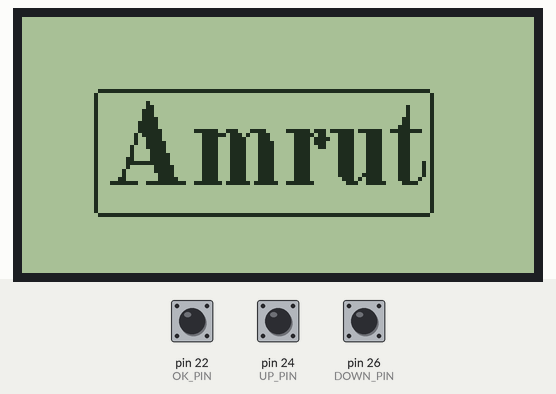
Bench run of a sketch on a simulated Arduino Mega 2560, built with avr-gcc and run on an emulated ATmega2560. Parts: 128×64 one-colour display. Inputs (shaded band) come from the test bench; at power-on: pin 22 (OK_PIN) LOW, pin 26 (DOWN_PIN) LOW, pin 24 (UP_PIN) LOW. What the sketch prints to the serial monitor is not drawn.

Above: at 1.2 s.
1.3 s: pin 22 (OK_PIN) pulled HIGH for 0.15 s
At 3.6 s:
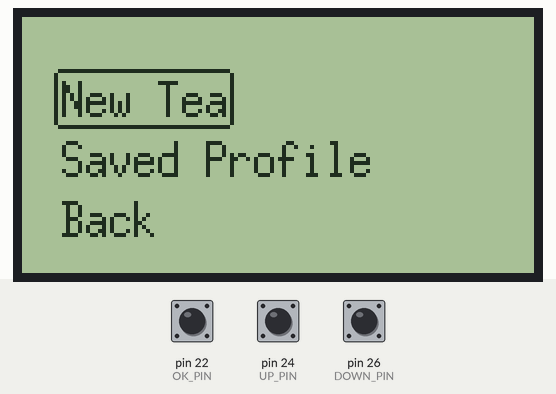
3.9 s: pin 22 (OK_PIN) pulled HIGH for 1 s
At 4.4 s:
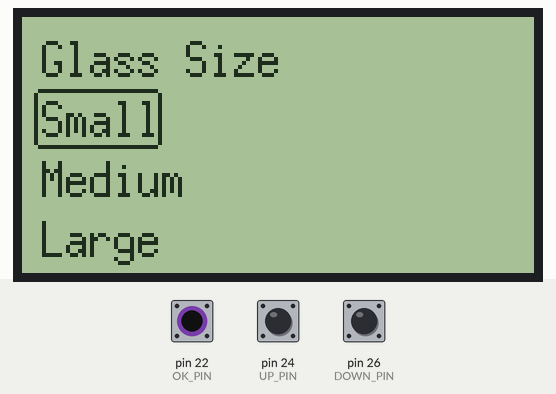
6.4 s: pin 22 (OK_PIN) pulled HIGH for 0.15 s
At 7.4 s:
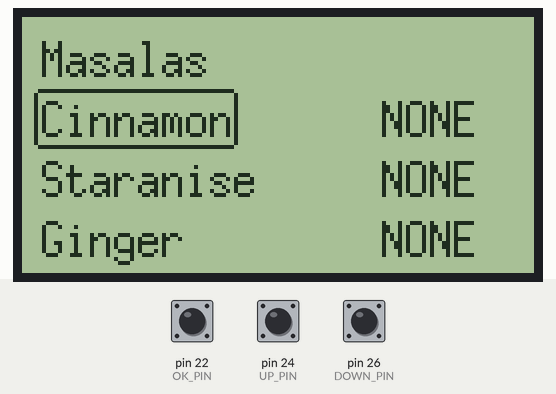
8.2 s: pin 22 (OK_PIN) pulled HIGH for 3.2 s
At 9.2 s:
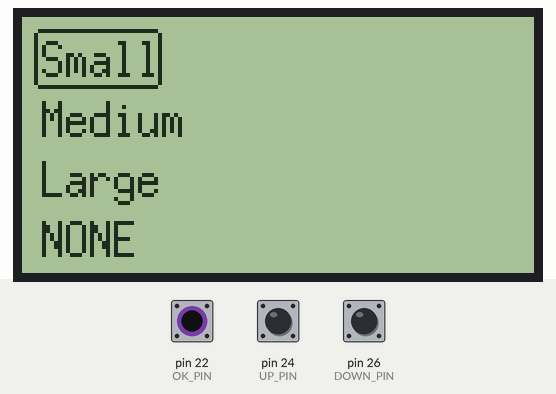
12.9 s: pin 22 (OK_PIN) pulled HIGH for 0.15 s
At 14.1 s:
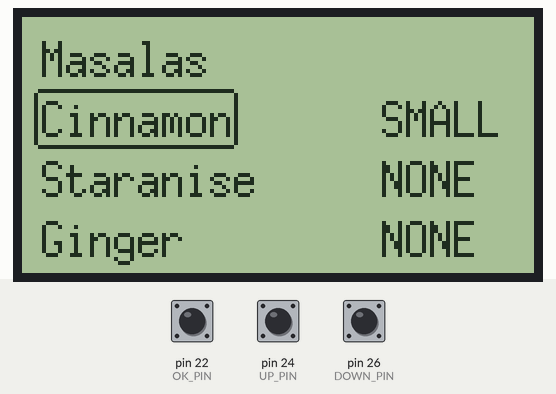
14.6 s: pin 26 (DOWN_PIN) pulled HIGH for 1 s
At 16.0 s:
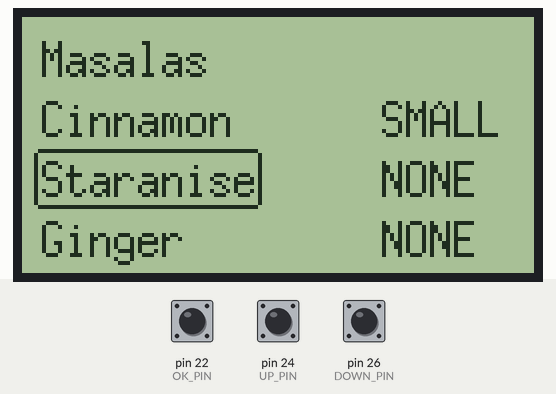
Timing chart, 0 to 17.6 s (numbered marks = the images above; inputs shaded):
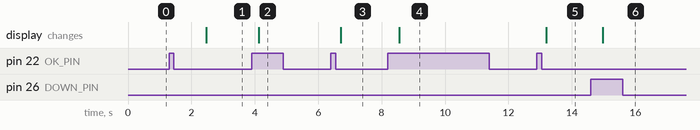

The sketch:

sketch_feb05a.ino
```cpp
#include "U8glib.h"
#define OK_PIN  22    //D35
#define UP_PIN 24   //D33
#define DOWN_PIN 26   //
#define LCD_EN 3          //  23
#define LCD_MOSI 4        //  17
#define LCD_CS 5          //  16

int State = 0;
String enr = "100";  // SW DATA CLOCK for incoder appending
char first_menu[3][15] = {"New Tea","Saved Profile","Back"};
char third_menu[3][8] = {"Small","Medium","Large"};
char masalas[10][25] = {"Cinnamon","Staranise","Ginger","Cloves","Cardmom","Fennel Seeds","Lemon Grass","Tea Leaves","BACK","NEXT"};
char masala_selected[9][25] = {"NONE","NONE","NONE","NONE","NONE","NONE","NONE","NONE"};
char third_2_menu[4][15] = {"Small","Medium","Large","NONE"};
char milk[2][10] = {"YES","NO"};
int ar_masala[9] = {0,0,0,0,0,0,0,0,0};

unsigned long last_OK_DebounceTime = 0;

int ok_buttonState = LOW;
int up_buttonState = LOW;
int down_buttonState = LOW;

int last_OK_ButtonState = LOW;
int last_UP_ButtonState = LOW;
int last_DOWN_ButtonState = LOW;


unsigned long debounceDelay = 50;

unsigned long last_UP_DebounceTime = 0;
unsigned long last_DOWN_DebounceTime = 0;


int h = 0;
int w = 0;
int first_menu_pos = 0;
int third_menu_pos = 0;
int masala_pos = 0;
int third_sec_pos = 0;
int third_three_pos = 0;

int chng = 0 ;

bool chup = false;
bool chdw = false;
bool chok = false;


int glass_size = 0;
int milks = 0;

U8GLIB_ST7920_128X64_4X u8g(LCD_EN, LCD_MOSI, LCD_CS); // SPI Com: SCK = en = 18, MOSI = rw = 16, CS = di = 17
void draw_initial(void)
{


  u8g.setFont(u8g_font_osb21);
  w = u8g.getStrWidth("Amrut");
  h = u8g.getFontAscent()-u8g.getFontDescent();
  u8g.drawRFrame(18,18,w+4,h+4,2);
  u8g.setFontPosTop();
  u8g.drawStr(20,20, "Amrut");
}


void btn_pressed ()
{
  //Serial.print("OK button funcrion ");
  int reading = digitalRead(OK_PIN);
  //Serial.println(reading);


  if (reading != last_OK_ButtonState)
  {
    //Serial.println("inside first if ");
    last_OK_DebounceTime = millis();
  }

  if (( millis() - last_OK_DebounceTime) > debounceDelay)
  {
    //Serial.println("inside if if");
    if (reading != ok_buttonState)
    {
      ok_buttonState = reading;

      if (ok_buttonState == HIGH) {
        chok = true;
      }
    }
  }
  last_OK_ButtonState = reading;
}

void up_pressed ()
{
  int reading = digitalRead(UP_PIN);
//  Serial.print("UP READING :");
//  Serial.println(reading);


  if (reading != last_UP_ButtonState) {

    last_UP_DebounceTime = millis();
  }

  if ((millis() - last_UP_DebounceTime) > debounceDelay)
  {
    if (reading != up_buttonState)
    {
      up_buttonState = reading;

      if (up_buttonState == HIGH) {
        chup = true;
      }
    }
  }
  last_UP_ButtonState = reading;
}

void down_pressed ()
{
  int reading = digitalRead(DOWN_PIN);
//  Serial.print("DOWN READING :");
//  Serial.println(reading);

  if (reading != last_DOWN_ButtonState) {

    last_DOWN_DebounceTime = millis();
  }

  if ((millis() - last_DOWN_DebounceTime) > debounceDelay)
  {
    if (reading != down_buttonState)
    {
      down_buttonState = reading;

      if (down_buttonState == HIGH) {
        chdw =  true;
      }
    }
  }
  last_DOWN_ButtonState = reading;
}

void drawFifthmenu()
{
  u8g.setFont(u8g_font_6x13);
  u8g.setFontRefHeightText();
  u8g.setFontPosTop();
  h = u8g.getFontAscent()-u8g.getFontDescent();
  u8g.drawStr(18,18,"PREPARING ... ");


}


void drawFirstmenu()
{
  uint8_t i ;
  u8g.setFont(u8g_font_6x13);
  u8g.setFontRefHeightText();
  u8g.setFontPosTop();
  h = u8g.getFontAscent()-u8g.getFontDescent();
  int w1 = u8g.getStrWidth(first_menu[0]);
  int w2 = u8g.getStrWidth(first_menu[1]);
  int w3 = u8g.getStrWidth(first_menu[2]);


  u8g.drawStr(10,15,first_menu[0]);
  u8g.drawStr(10,30,first_menu[1]);
  u8g.drawStr(10,45,first_menu[2]);

  for ( i=0 ; i<3 ; i++)
  {
    if ( i == first_menu_pos)
    {
      if ( i == 0 )
      {
        u8g.drawRFrame(8,13,w1+4,h+4,2);
      }
      if ( i == 1 )
      {
        u8g.drawRFrame(8,28,w2+4,h+4,2);
      }
      if (i==2)
      {
        u8g.drawRFrame(8,43,w3+4,h+4,2);
      }
    }
  }

}

void drawFourthmenu()
{
  u8g.setFontPosTop();
  u8g.drawStr(20,20, "Fourth Software State");

}

void drawThirdmenu()
{
  uint8_t i ;
  u8g.setFontPosTop();
  u8g.setFontRefHeightText();
  u8g.setFontPosTop();
  h = u8g.getFontAscent()-u8g.getFontDescent();
  int w1 = u8g.getStrWidth(third_menu[0]);
  int w2 = u8g.getStrWidth(third_menu[1]);
  int w3 = u8g.getStrWidth(third_menu[2]);

  u8g.drawStr(5,5, "Glass Size");
  u8g.drawStr(5,20,third_menu[0]);
  u8g.drawStr(5,35,third_menu[1]);
  u8g.drawStr(5,50,third_menu[2]);
  for ( i=0 ; i<3 ; i++)
  {
    if ( i == third_menu_pos)
    {
      if ( i == 0 )
      {
        u8g.drawRFrame(3,18,w1+4,h+4,2);
      }
      if ( i == 1 )
      {
        u8g.drawRFrame(3,33,w2+4,h+4,2);
      }
      if (i==2)
      {
        u8g.drawRFrame(3,48,w3+4,h+4,2);
      }
    }
  }
}

void drawThird1menu()
{

  Serial.print("Inside this function ");
  Serial.println(masala_pos);
  u8g.setFontPosTop();
  u8g.drawStr(5,5, "Masalas");
  uint8_t i ;
  u8g.setFontRefHeightText();
  h = u8g.getFontAscent()-u8g.getFontDescent();
  int w1 = u8g.getStrWidth(masalas[0]);
  int w2 = u8g.getStrWidth(masalas[1]);
  int w3 = u8g.getStrWidth(masalas[2]);
  int w4 = u8g.getStrWidth(masalas[3]);
  int w5 = u8g.getStrWidth(masalas[4]);
  int w6 = u8g.getStrWidth(masalas[5]);
  int w7 = u8g.getStrWidth(masalas[6]);
  int w8 = u8g.getStrWidth(masalas[7]);
  int w9 = u8g.getStrWidth(masalas[8]);
  int w10 = u8g.getStrWidth(masalas[9]);


  if (masala_pos > 8)
  {
    u8g.setFontPosTop();
    u8g.drawStr(5,20,masalas[9]);
    u8g.drawRFrame(3,18,w10+4,h+4,2);
  }


  if (masala_pos > 5 and masala_pos <= 8)
  {
    u8g.drawStr(5,5, "Masalas");
    u8g.setFontPosTop();
    u8g.drawStr(5,20,masalas[6]);
    u8g.drawStr(5,35,masalas[7]);
    u8g.drawStr(5,50,masalas[8]);

    u8g.drawStr(90,20,masala_selected[6]);
    u8g.drawStr(90,35,masala_selected[7]);
    u8g.drawStr(90,50,masala_selected[8]);


    for ( i=0 ; i<3 ; i++)
  {
    if ( i == ( masala_pos - 6 ))
    {
      if ( i == 0 )
      {
        u8g.drawRFrame(3,18,w7+4,h+4,2);
      }
      if ( i == 1 )
      {
        u8g.drawRFrame(3,33,w8+4,h+4,2);
      }
      if (i==2)
      {
        u8g.drawRFrame(3,48,w9+4,h+4,2);
      }
    }
  }

  }

  if (masala_pos > 2 && masala_pos <= 5 )
  {
    u8g.drawStr(5,5, "Masalas");

    u8g.drawStr(5,20,masalas[3]);
    u8g.drawStr(5,35,masalas[4]);
    u8g.drawStr(5,50,masalas[5]);

    u8g.drawStr(90,20,masala_selected[3]);
    u8g.drawStr(90,35,masala_selected[4]);
    u8g.drawStr(90,50,masala_selected[5]);

    for ( i=0 ; i<3 ; i++)
  {
    if ( i == (masala_pos - 3 ))
    {
      if ( i == 0 )
      {
        u8g.drawRFrame(3,18,w4+4,h+4,2);
      }
      if ( i == 1 )
      {
        u8g.drawRFrame(3,33,w5+4,h+4,2);
      }
      if (i==2)
      {
        u8g.drawRFrame(3,48,w6+4,h+4,2);
      }
    }
  }


  }

  if (masala_pos <= 2 ){
  u8g.drawStr(5,5, "Masalas");

  u8g.drawStr(5,20,masalas[0]);
  u8g.drawStr(5,35,masalas[1]);
  u8g.drawStr(5,50,masalas[2]);

  u8g.drawStr(90,20,masala_selected[0]);
  u8g.drawStr(90,35,masala_selected[1]);
  u8g.drawStr(90,50,masala_selected[2]);

  for ( i=0 ; i<3 ; i++)
  {
    if ( i == masala_pos)
    {
      if ( i == 0 )
      {
        u8g.drawRFrame(3,18,w1+4,h+4,2);
      }
      if ( i == 1 )
      {
        u8g.drawRFrame(3,33,w2+4,h+4,2);
      }
      if (i==2)
      {
        u8g.drawRFrame(3,48,w3+4,h+4,2);
      }
    }
  }


  }
}


void update_masala()
{
  uint8_t i ;

  for (i=0 ; i<8 ; i++){

     if (ar_masala[i] == 0 )
    {
      strcpy(masala_selected[i],"NONE");
    }

    if (ar_masala[i] == 1 )
    {
      strcpy(masala_selected[i],"SMALL");
    }
    if (ar_masala[i] == 2 )
    {
      strcpy(masala_selected[i],"MEDIUM");
    }
    if (ar_masala[i] == 3 )
    {
      strcpy(masala_selected[i],"LARGE");
    }

  }
}


void drawThird2menu()
{
  uint8_t i ;
  u8g.setFontPosTop();
  u8g.setFontRefHeightText();
  u8g.setFontPosTop();
  h = u8g.getFontAscent()-u8g.getFontDescent();

  int w1 = u8g.getStrWidth(third_2_menu[0]);
  int w2 = u8g.getStrWidth(third_2_menu[1]);
  int w3 = u8g.getStrWidth(third_2_menu[2]);
  int w4 = u8g.getStrWidth(third_2_menu[3]);

  u8g.drawStr(5,5,third_2_menu[0]);
  u8g.drawStr(5,20,third_2_menu[1]);
  u8g.drawStr(5,35,third_2_menu[2]);
  u8g.drawStr(5,50,third_2_menu[3]);

  for ( i=0 ; i<4 ; i++)
  {
    if ( i == third_sec_pos)
    {
      if ( i == 0 )
      {
        u8g.drawRFrame(3,3,w1+4,h+4,2);
      }
      if ( i == 1 )
      {
        u8g.drawRFrame(3,18,w2+4,h+4,2);
      }
      if (i==2)
      {
        u8g.drawRFrame(3,33,w3+4,h+4,2);
      }
      if (i==3)
      {
        u8g.drawRFrame(3,48,w3+4,h+4,2);
      }
    }
  }
}

void drawThird3menu(){

  u8g.setFontPosTop();
  u8g.drawStr(5,5, "MILK");
  uint8_t i ;
  u8g.setFontRefHeightText();
  h = u8g.getFontAscent()-u8g.getFontDescent();
  int w1 = u8g.getStrWidth(masalas[0]);
  int w2 = u8g.getStrWidth(masalas[1]);
  u8g.drawStr(5,20,milk[0]);
  u8g.drawStr(5,35,milk[1]);

  for ( i=0 ; i<2 ; i++)
  {
    if ( i == third_three_pos)
    {
      if ( i == 0 )
      {
        u8g.drawRFrame(3,18,w1+4,h+4,2);
      }
      if ( i == 1 )
      {
        u8g.drawRFrame(3,33,w2+4,h+4,2);
      }
    }
  }


}


void setup(void)
{
  Serial.begin(9600);
  pinMode(OK_PIN, INPUT);
  pinMode(UP_PIN, INPUT);
  pinMode(DOWN_PIN, INPUT);

}

void loop(void)
{
  if (State == 0)
  {
    chok = false;
    Serial.print("Software State is ");
    Serial.println(State);
    u8g.firstPage();
    do
    {
      draw_initial();
    }while( u8g.nextPage());
    btn_pressed();
    //Serial.println(chok);
    if (chok)
    {
      State = 1;
      delay(1000);
    }
    //delay(10);
  }

  if (State == 1)
  {
    Serial.print("Software state :");
    Serial.println(State);
    u8g.firstPage();
    do
    {
      drawFirstmenu();
    }while(u8g.nextPage() );
    //delay(50);
    chng = 0;
    chok = false;
    chup = false;
    chdw = false;

    Serial.print("Value of counter is ");
    Serial.println(first_menu_pos);

    up_pressed();
    down_pressed();

    if (chdw)
    {
      Serial.print("UP_PRESSED");
      chng = 1;
    }
    else if (chup)
    {
      Serial.print("DOWN_PRESSED");
      chng = -1;

    }
    else{
      chng = 0;
    }

    first_menu_pos = first_menu_pos + chng;


    if (first_menu_pos >= 3)
    {
      first_menu_pos = 2;
    }

    if ( first_menu_pos<0 )
    {
      first_menu_pos = 0;
    }

    btn_pressed();
    if (chok)
    {
      Serial.print("Button Pressed inside SS 1");
      //State = 1;
      if (first_menu_pos == 0){
        State = 3;
        //continue;
      }
      if (first_menu_pos == 1){
        State = 4;
        //continue;
      }
      if (first_menu_pos == 2){
        State = 0;
        //continue;
      }

    }

  }

  if (State == 4)
  {

    Serial.println(State);
    u8g.firstPage();
    do
    {
      drawFourthmenu();
    }while(u8g.nextPage() );


  }

  if (State == 3)
  {

    Serial.print("Software state :");
    Serial.println(State);

    u8g.firstPage();
    do
    {
      drawThirdmenu();
    }while(u8g.nextPage() );

    chng = 0;
    chok = false;
    chup = false;
    chdw = false;

    Serial.print("Value of counter is ");
    Serial.println(third_menu_pos);

   up_pressed();
   down_pressed();

    if (chdw)
    {
      Serial.print("UP_PRESSED");
      chng = 1;
    }
    else if (chup)
    {
      Serial.print("DOWN_PRESSED");
      chng = -1;

    }
    else{
      chng = 0;
    }

    third_menu_pos = third_menu_pos + chng;


    if (third_menu_pos >= 3)
    {
      third_menu_pos = 2;
    }

    if ( third_menu_pos<0 )
    {
      third_menu_pos = 0;
    }

    btn_pressed();
    if (chok)
    {
      Serial.print("Button Pressed inside SS 1");
      //State = 1;
      if (third_menu_pos == 0){
        glass_size = 1;
        State = 31;
        //continue;
      }
      if (third_menu_pos == 1){
        glass_size = 2;
        State = 31;
        //continue;
      }
      if (third_menu_pos == 2){
        glass_size = 3;
        State = 31;
        //continue;
      }

    }


  }

    if (State == 31)
  {

    Serial.print("Software state :");
    Serial.println(State);

    u8g.firstPage();
    do
    {
      drawThird1menu();
    }while(u8g.nextPage() );

    chng = 0;
    chok = false;
    chup = false;
    chdw = false;

    Serial.print("Value of counter is ");
    Serial.println(masala_pos);

   up_pressed();
   down_pressed();

    if (chdw)
    {
      Serial.print("UP_PRESSED");
      chng = 1;
    }
    else if (chup)
    {
      Serial.print("DOWN_PRESSED");
      chng = -1;

    }
    else{
      chng = 0;
    }

    masala_pos = masala_pos + chng;


    if (masala_pos >= 9)
    {
      masala_pos = 9;
    }

    if ( masala_pos<0 )
    {
      masala_pos = 0;
    }

    btn_pressed();
    if (chok)
    {
      Serial.print("Button Pressed inside SS 1");
      //State = 1;
      if (masala_pos == 0){
        State = 32;
      }
      if (masala_pos == 1){
        State = 32;
        //continue;
      }
      if (masala_pos == 2){
        State = 32;
        //continue;
      }
      if (masala_pos == 3){
        State = 32;
        //continue;
      }
      if (masala_pos == 4){
        State = 32;
        //continue;
      }
      if (masala_pos == 5){
        State = 32;
        //continue;
      }
      if (masala_pos == 6){
        State = 32;
        //continue;
      }
      if (masala_pos == 7){
        State = 32;
        //continue;
      }
      if (masala_pos == 8){
        State = 3;
        //continue;
      }
      if (masala_pos == 9){
        State = 33;
        //continue;
      }

    }


  }

  if (State == 32)
  {
    Serial.print("Software state :");
    Serial.println(State);

    u8g.firstPage();
    do
    {
      drawThird2menu();
    }while(u8g.nextPage() );

    chng = 0;
    chok = false;
    chup = false;
    chdw = false;

    Serial.print("Value of counter is ");
    Serial.println(third_sec_pos);

   up_pressed();
   down_pressed();

    if (chdw)
    {
      Serial.print("UP_PRESSED");
      chng = 1;
    }
    else if (chup)
    {
      Serial.print("DOWN_PRESSED");
      chng = -1;

    }
    else{
      chng = 0;
    }

    third_sec_pos = third_sec_pos + chng;

    if (third_sec_pos > 3){
      third_sec_pos = 3;
    }
    if (third_sec_pos < 0){
      third_sec_pos = 0 ;
    }

    btn_pressed();
    if (chok)
    {
      Serial.print("Button Pressed");
      //State = 1;
      if (third_sec_pos == 0){
        ar_masala[masala_pos] =third_sec_pos  + 1;
        update_masala();
        State = 31;

      }
      if (third_sec_pos == 1){

        ar_masala[masala_pos] = third_sec_pos + 1;
        update_masala();
        State = 31;
        //continue;
      }
      if (third_sec_pos == 2){

        ar_masala[masala_pos] = third_sec_pos + 1;
         update_masala();
        State = 31;
        //continue;
      }
      if (third_sec_pos == 3){
        ar_masala[masala_pos] = 0;
        update_masala();
        State = 31;
        //continue;
      }
    }


  }

  if (State == 33){
    Serial.print("Software state :");
    Serial.println(State);
    u8g.firstPage();
    do
    {
      drawThird3menu();
    }while(u8g.nextPage() );
    //delay(50);
    chng = 0;
    chok = false;
    chup = false;
    chdw = false;

    Serial.print("Value of counter is ");
    Serial.println(third_three_pos);

    up_pressed();
    down_pressed();

    if (chdw)
    {
      Serial.print("UP_PRESSED");
      chng = 1;
    }
    else if (chup)
    {
      Serial.print("DOWN_PRESSED");
      chng = -1;

    }
    else{
      chng = 0;
    }

    third_three_pos = third_three_pos + chng;


    if (third_three_pos >= 3)
    {
      third_three_pos = 2;
    }

    if ( third_three_pos<0 )
    {
      third_three_pos = 0;
    }

    btn_pressed();
    if (chok)
    {
      Serial.print("Button Pressed");
      //State = 1;
      if (third_three_pos == 0)
      {
        milks =1;
        State = 5;
        //continue;
      }
      if (third_three_pos == 1)
      {
        milks = 0;
        State = 5;
        //continue;
      }

    }

  }

  if (State == 5){
   u8g.firstPage();
    do
    {
      drawFifthmenu();
    }while(u8g.nextPage() );
  }


}
```

Measured:
- after the input at 1.3 s, the display: changes after 1.2 s (image 1)
- after the input at 3.9 s, the display: changes after 0.22 s (image 2)
- after the input at 6.4 s, the display: changes after 0.31 s (image 3)
- after the input at 8.2 s, the display: changes after 0.35 s (image 4)
- after the input at 12.9 s, the display: changes after 0.29 s (image 5)
- after the input at 14.6 s, the display: changes after 0.37 s (image 6)
